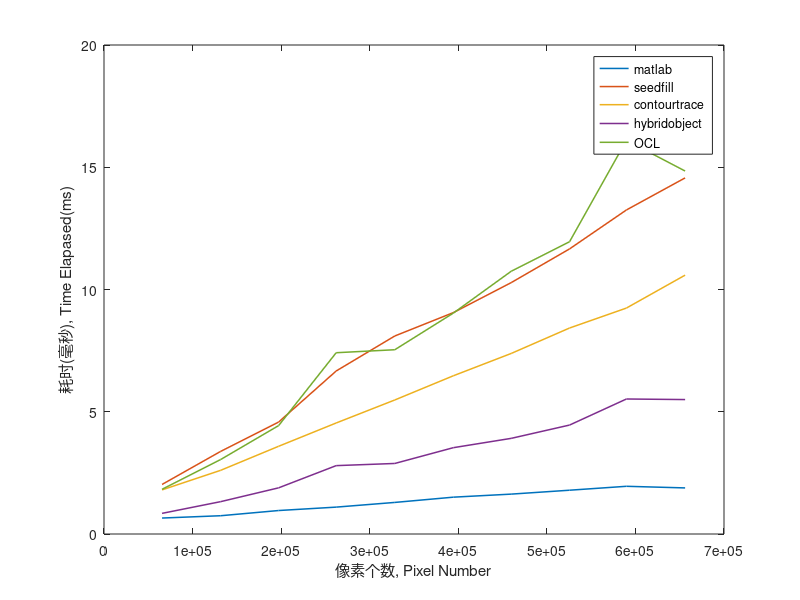

The MATLAB source for this figure: (Note: this script raises an error after producing the figure.)
close all; clear; clc;

if ~exist('time_elapased.mat', 'file')
    I = imread('rice.png');
    num = 10;
    scale = sqrt([1, 2, 3, 4, 5, 6, 7, 8, 9, 10]);
    run_times_matlab = zeros(length(scale), 1);
    run_times_seedfill = zeros(length(scale), 1);
    run_times_contourtrace = zeros(length(scale), 1);
    run_times_hybridobject = zeros(length(scale), 1);
    run_times_OCL = zeros(length(scale), 1);
    pixels = zeros(length(scale), 1);

    % matlab test
    idx = 1;
    for s = scale
        I1 = imresize(I, s);
        BW = I1 > 128;

        time_start = tic;
        for i = 1:num
            labeled = bwlabel(BW);
        end
        time_elapased = toc(time_start);
        run_times_matlab(idx) = time_elapased/num;
        pixels(idx) = numel(BW);
        idx = idx + 1;
    end

    % seedfill
    idx = 1;
    for s = scale
        I1 = imresize(I, s);
        BW = I1 > 128;

        time_start = tic;
        for i = 1:num
            labeled1 = seedFill(BW);
        end
        time_elapased = toc(time_start);
        run_times_seedfill(idx) = time_elapased/num;
        idx = idx + 1;
    end

    % contourtrace
    idx = 1;
    for s = scale
        I1 = imresize(I, s);
        BW = I1 > 128;

        time_start = tic;
        for i = 1:num
            labeled2 = contourTrace(BW);
        end
        time_elapased = toc(time_start);
        run_times_contourtrace(idx) = time_elapased/num;
        idx = idx + 1;
    end

    % hybridobject
    idx = 1;
    for s = scale
        I1 = imresize(I, s);
        BW = I1 > 128;

        time_start = tic;
        for i = 1:num
            labeled2 = hybridObject(BW);
        end
        time_elapased = toc(time_start);
        run_times_hybridobject(idx) = time_elapased/num;
        idx = idx + 1;
    end
    
    % OCL
    idx = 1;
    for s = scale
        I1 = imresize(I, s);
        BW = I1 > 128;

        time_start = tic;
        for i = 1:num
            labeled2 = OCL(BW);
        end
        time_elapased = toc(time_start);
        run_times_OCL(idx) = time_elapased/num;
        idx = idx + 1;
    end

    save('time_elapased.mat', 'run_times_matlab', ...
                              'run_times_seedfill', ...
                              'run_times_contourtrace', ...
                              'run_times_hybridobject', ...
                              'run_times_OCL', ...
                              'pixels')
else
    load time_elapased.mat
end

% plot
plot(pixels, run_times_matlab*1000, 'LineWidth', 1.1)
hold on,
plot(pixels, run_times_seedfill*1000, 'LineWidth', 1.1)
plot(pixels, run_times_contourtrace*1000, 'LineWidth', 1.1)
plot(pixels, run_times_hybridobject*1000, 'LineWidth', 1.1)
plot(pixels, run_times_OCL*1000, 'LineWidth', 1.1)
legend('matlab', 'seedfill', 'contourtrace', 'hybridobject', 'OCL')
xlabel('像素个数, Pixel Number')
ylabel('耗时(毫秒), Time Elapased(ms)')
ax = gca;
outerpos = ax.OuterPosition;
ti = ax.TightInset;
left = outerpos(1) + ti(1);
bottom = outerpos(2) + ti(2);
ax_width = outerpos(3) - ti(1) - ti(3);
ax_height = outerpos(4) - ti(2) - ti(4);
ax.Position = [left bottom ax_width ax_height];

set(gca, 'color', 'none');
fig_rgb = getframe(gcf);
fig_rgb = fig_rgb.cdata;
alpha = ones(size(fig_rgb, 1), size(fig_rgb, 2));
fig_gray = rgb2gray(fig_rgb);
alpha(fig_gray==240) = 0;
imwrite(fig_rgb, 'time_elapased_cmp.png', 'Alpha', alpha);
